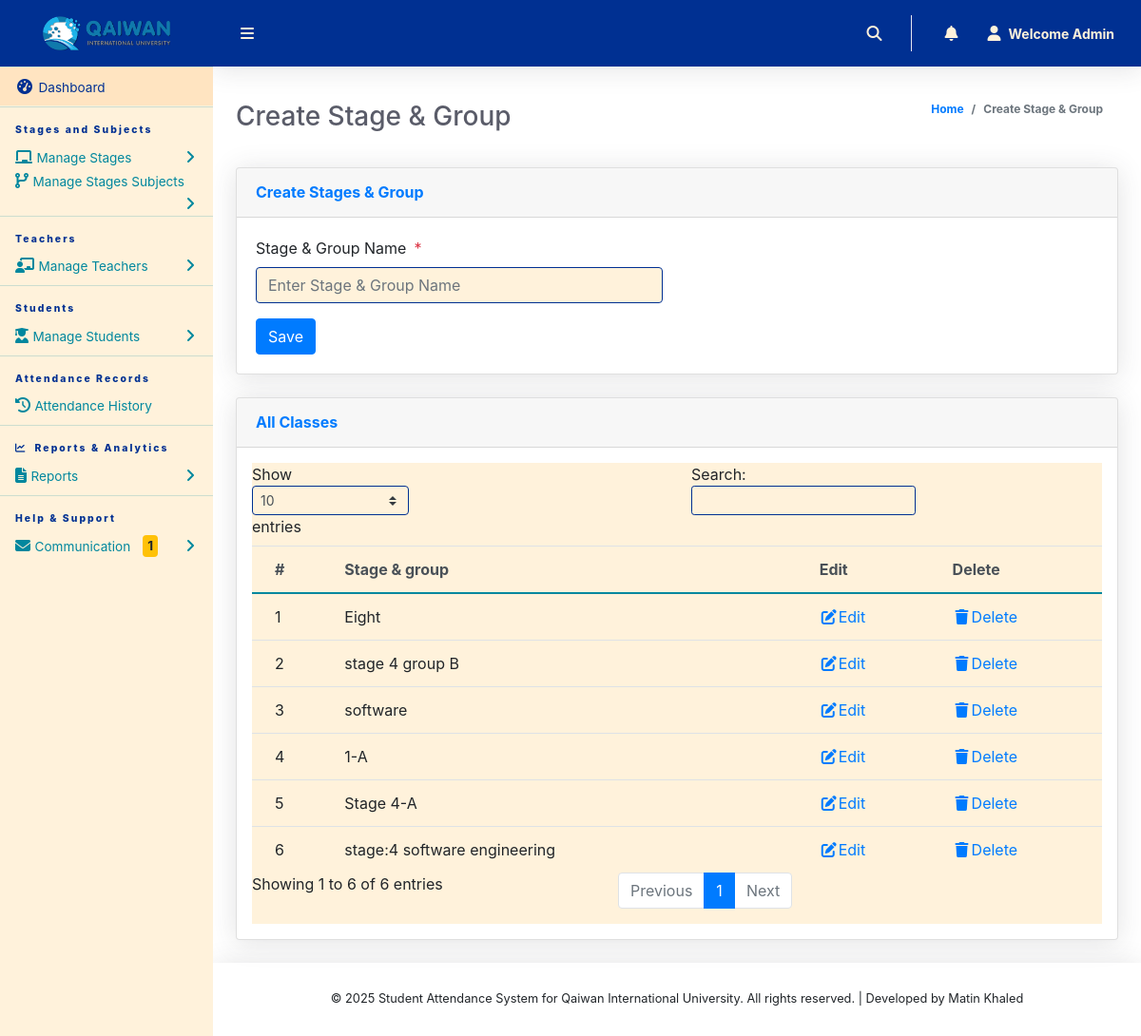
The app's page /Admin/createClass.php (signed in) with its own data.
### tables this page shows
CREATE TABLE `tblclass` (
  `Id` int(10) NOT NULL,
  `className` varchar(255) NOT NULL,
  `stageName` varchar(50) DEFAULT NULL
);

### Admin/createClass.php (the view, shortened to what this page needs)
<?php
include '../Includes/dbcon.php';
?>
<!DOCTYPE html>
<html lang="en">
<head>
  <link href="../vendor/fontawesome-free/css/all.min.css" rel="stylesheet" type="text/css">
  <link href="../vendor/bootstrap/css/bootstrap.min.css" rel="stylesheet" type="text/css">
  <link href="css/ruang-admin.min.css" rel="stylesheet">
</head>
<body id="page-top">
  <div id="wrapper">
      <?php include "Includes/sidebar.php";?>
    <div id="content-wrapper" class="d-flex flex-column">
      <div id="content">
       <?php include "Includes/topbar.php";?>
        <div class="container-fluid" id="container-wrapper">
          <div class="d-sm-flex align-items-center justify-content-between mb-4">
            <h1 class="h3 mb-0 text-gray-800">Create Stage & Group</h1>
            <ol class="breadcrumb">
              <li class="breadcrumb-item"><a href="./">Home</a></li>
              <li class="breadcrumb-item active" aria-current="page">Create Stage & Group</li>
            </ol>
          </div>
          <div class="row">
            <div class="col-lg-12">
              <div class="card mb-4">
                <div class="card-header py-3 d-flex flex-row align-items-center justify-content-between">
                  <h6 class="m-0 font-weight-bold text-primary">Create Stages & Group</h6>
                </div>
                <div class="card-body">
                  <form method="post">
                    <div class="form-group row mb-3">
                        <div class="col-xl-6">
                            <label class="form-control-label">Stage & Group Name<span class="text-danger ml-2">*</span></label>
                      <input type="text" class="form-control" name="className" value="<?php echo $row['className'];?>" id="exampleInputFirstName" placeholder="Enter Stage & Group Name" required>
                        </div>
                    </div>
                      <?php
                    if (isset($Id))
                    {
                    ?>
                    <button type="submit" name="update" class="btn btn-warning">Update</button>
                    &nbsp;&nbsp;&nbsp;&nbsp;&nbsp;&nbsp;&nbsp;&nbsp;&nbsp;&nbsp;
                    <?php
                    } else {
                    ?>
                    <button type="submit" name="save" class="btn btn-primary">Save</button>
                    <?php
                    }
                    ?>
                  </form>
                </div>
              </div>
                 <div class="row">
              <div class="col-lg-12">
              <div class="card mb-4">
                <div class="card-header py-3 d-flex flex-row align-items-center justify-content-between">
                  <h6 class="m-0 font-weight-bold text-primary">All Classes</h6>
                </div>
                <div class="table-responsive p-3">
                  <table class="table align-items-center table-flush table-hover" id="dataTableHover">
                    <thead class="thead-light">
                      <tr>
                        <th>#</th>
                        <th>Stage & group</th>
                        <th>Edit</th>
                        <th>Delete</th>
                      </tr>
                    </thead>
                    <tbody>
                  <?php
                      $query = "SELECT * FROM tblclass";
                      $rs = $conn->query($query);
                      $num = $rs->num_rows;
                      $sn=0;
                      if($num > 0)
                      {
                        while ($rows = $rs->fetch_assoc())
                          {
                             $sn = $sn + 1;
                            echo"
                              <tr>
                                <td>".$sn."</td>
                                <td>".$rows['className']."</td>
                                <td><a href='?action=edit&Id=".$rows['Id']."'><i class='fas fa-fw fa-edit'></i>Edit</a></td>
                                <td><a href='?action=delete&Id=".$rows['Id']."'><i class='fas fa-fw fa-trash'></i>Delete</a></td>
                              </tr>";
                          }
                      }
                      else
                      {
                           echo
                           "<div class='alert alert-danger' role='alert'>
                            No Record Found!
                            </div>";
                      }
                      ?>
                    </tbody>
                  </table>
                </div>
              </div>
            </div>
            </div>
          </div>
        </div>
      </div>
       <?php include "Includes/footer.php";?>
</body>
</html>

### Admin/Includes/topbar.php (shortened to what this page needs)
<?php
  $query = "SELECT * FROM tbladmin WHERE Id = ".$_SESSION['userId']."";
  $rs = $conn->query($query);
  $rows = $rs->fetch_assoc();
  $fullName = $rows['firstName']." ".$rows['lastName'];
?>
<head>
<link rel="stylesheet" href="https://cdnjs.cloudflare.com/ajax/libs/font-awesome/6.5.1/css/all.min.css">
</head>
<nav class="navbar navbar-expand navbar-light bg-gradient-primary topbar mb-4 static-top">
          <button id="sidebarToggleTop" class="btn btn-link rounded-circle mr-3">
            <i class="fa fa-bars"></i>
          </button>
          <ul class="navbar-nav ml-auto">
            <li class="nav-item dropdown no-arrow">
              <a class="nav-link dropdown-toggle" href="#" id="searchDropdown" role="button" data-toggle="dropdown"
                aria-haspopup="true" aria-expanded="false">
                <i class="fas fa-search fa-fw"></i>
              </a>
            </li>
            <li class="nav-item dropdown no-arrow mx-1">
                <a class="nav-link dropdown-toggle" href="#" id="alertsDropdown" role="button" data-toggle="dropdown" aria-haspopup="true" aria-expanded="false">
                    <i class="fas fa-bell fa-fw"></i>
                </a>
            </li>
            <li class="nav-item dropdown no-arrow">
              <a class="nav-link dropdown-toggle" href="#" id="userDropdown" role="button" data-toggle="dropdown"
                aria-haspopup="true" aria-expanded="false">
                <i class="fa-solid fa-user" style="color: #000000;"></i>
                <span class="ml-2 d-none d-lg-inline text-white small"><b>Welcome <?php echo $fullName;?></b></span>
              </a>
            </li>
          </ul>
        </nav>

### Admin/Includes/topbar.php (style rules this page uses)
.navbar.bg-gradient-primary { background: #003092 !important; }
.navbar .fa-bars, .navbar .fa-search, .navbar .fa-bell, .navbar .fa-user { color: #FFF2DB !important; }
.navbar .text-white { color: #FFF2DB !important; }

### records on screen
tblclass: className "Eight"
tblclass: className "stage 4 group B"
tblclass: className "software"
tblclass: className "1-A"
tblclass: className "Stage 4-A"
tblclass: className "stage:4 software engineering"

### other values on screen
$unreadCount "1"
$fullName "Admin"
